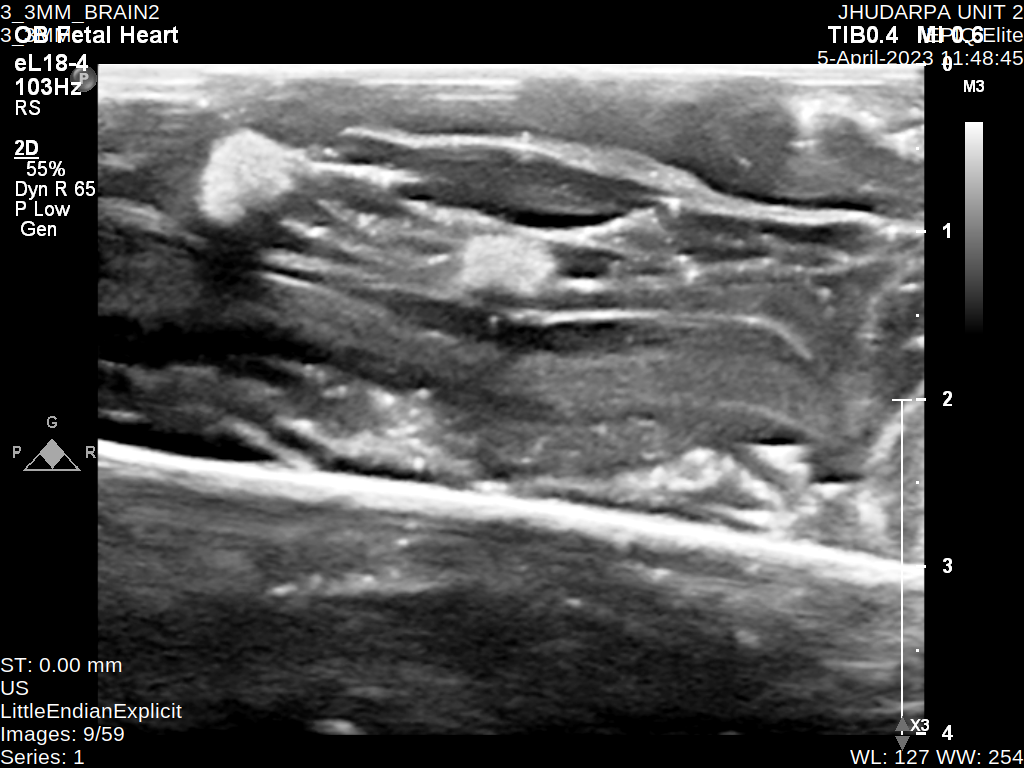
#> input picture CottonBalls/datasets/2_3mm_no_box.png, 1024 x 768 px, found by its file name
$ python bilateral_filter_edge_detection.py
#> lines starting #> are read from the running program, lines starting #| are printed output that depends on the picture; after the words box and inside, x2 and y2 are one past the last pixel; in counts of white or black regions, pixels touching at a corner belong together
#https://www.authentise.com/post/detecting-circular-shapes-using-contours
import cv2

raw_image = cv2.imread(r"C:\Users\jayvi\Desktop\HEPIUS\CottonBalls\Data\threshold_Data\2_3mm_no_box.png")
#> raw_image is the input picture: shape (768, 1024, 3); mean B, G, R 78.2, 78.2, 78.2
cv2.imshow('Original Image', raw_image)
cv2.waitKey(0)

bilateral_filtered_image = cv2.bilateralFilter(raw_image, 5, 175, 175)
cv2.imshow('Bilateral', bilateral_filtered_image)
cv2.waitKey(0)

edge_detected_image = cv2.Canny(bilateral_filtered_image, 200, 250)
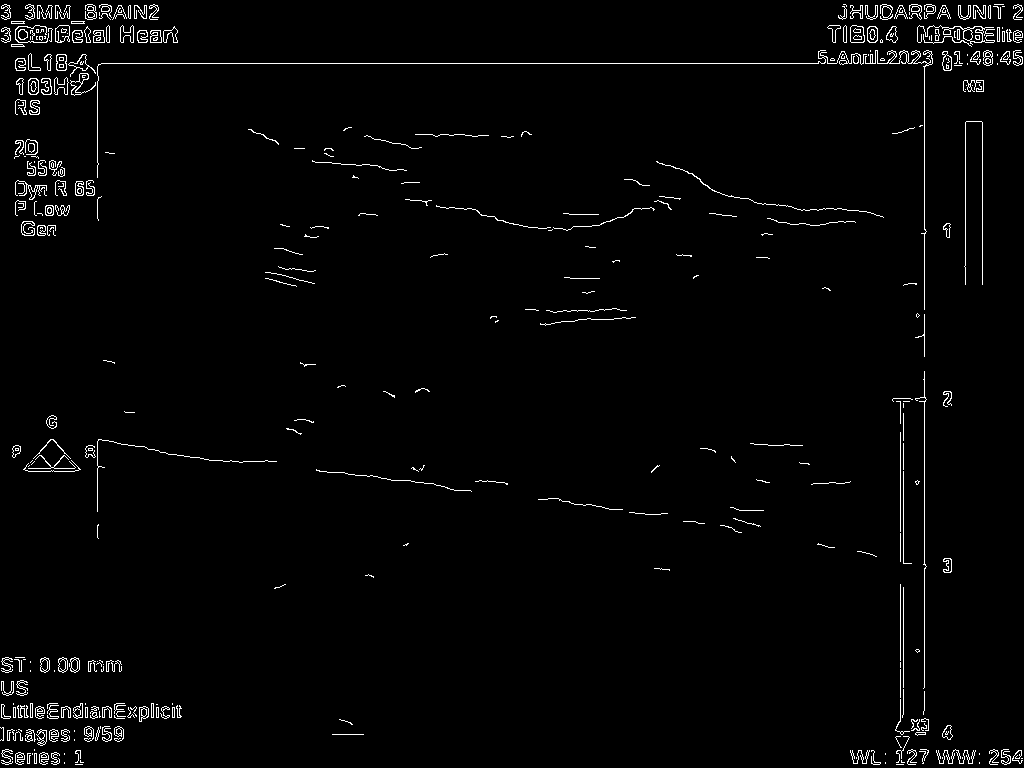
#> edge_detected_image: shape (768, 1024); 2% white in thin lines or dots
cv2.imshow('Edge', edge_detected_image)
cv2.waitKey(0)

contours, hierarchy = cv2.findContours(edge_detected_image, cv2.RETR_TREE, cv2.CHAIN_APPROX_SIMPLE)
#> contours = 646 contours, 455 with area under 20; largest, box (x1, y1, x2, y2) and area: (917, 25, 995, 45) 312, (850, 25, 865, 43) 218, (850, 25, 865, 43) 214, (55, 25, 70, 43) 202, (55, 25, 70, 43) 192

contour_list = []
for contour in contours:
    approx = cv2.approxPolyDP(contour,0.01*cv2.arcLength(contour,True),True)
    area = cv2.contourArea(contour)
    if ((len(approx) > 10) & (len(approx) < 1000) & (area > 30) ):
        contour_list.append(contour)
#> this loop made 646 passes
#> area on passes 28, 34, 40: 29, 37.5, 51
#> after the loop, contour_list = 102 contours; largest, box (x1, y1, x2, y2) and area: (917, 25, 995, 45) 312, (55, 25, 70, 43) 202, (55, 25, 70, 43) 192, (865, 50, 933, 310) 184, (70, 73, 96, 96) 162

cv2.drawContours(raw_image, contour_list,  -1, (255,0,0), 2)
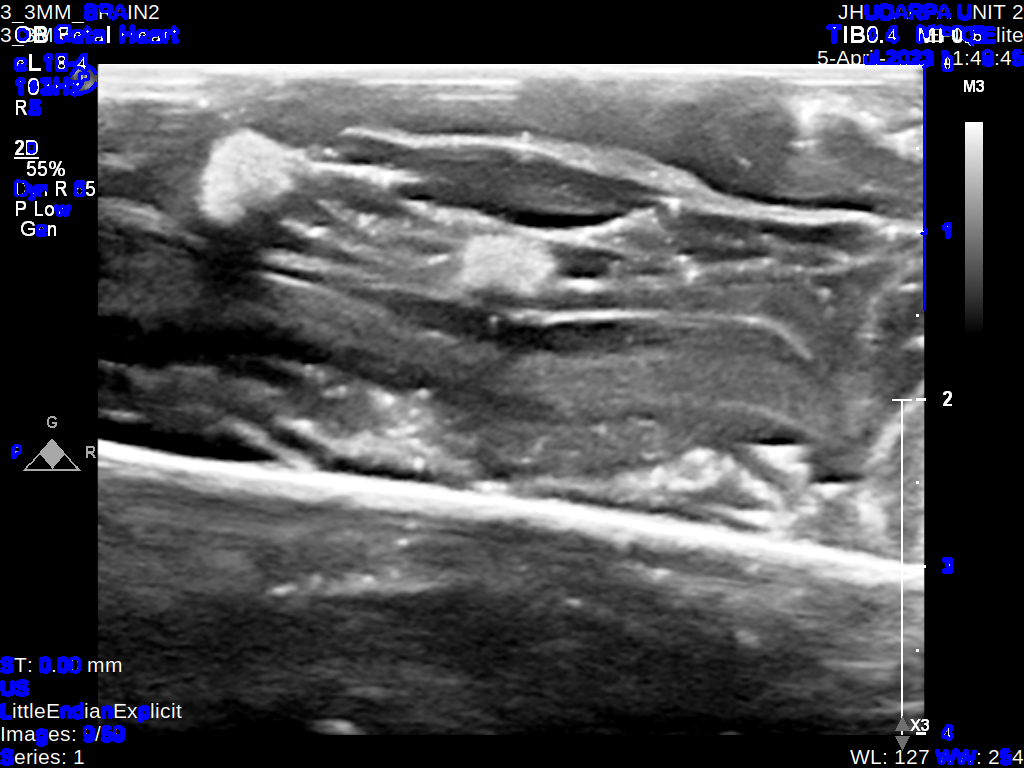
#> raw_image: shape (768, 1024, 3); 1.73% of pixels changed, all inside (x1, y1, x2, y2) = (0, 3, 1024, 766)
cv2.imshow('Objects Detected',raw_image)
cv2.waitKey(0)

$ run again, with CottonBalls/datasets/2_20mm_no_box.png copied over CottonBalls/datasets/2_3mm_no_box.png
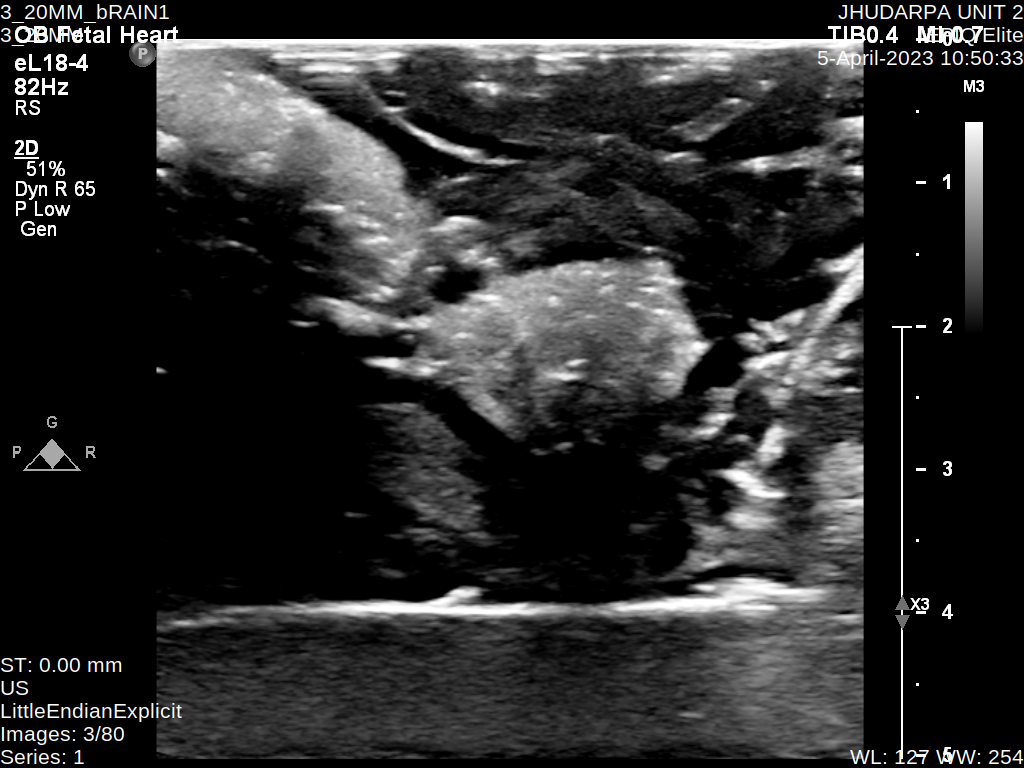
#> input picture CottonBalls/datasets/2_20mm_no_box.png, 1024 x 768 px, found by its file name
#> raw_image is the input picture: shape (768, 1024, 3); mean B, G, R 42.4, 42.4, 42.4
#> `edge_detected_image = cv2.Canny(bilateral_filtered_image, 200, 250)`:
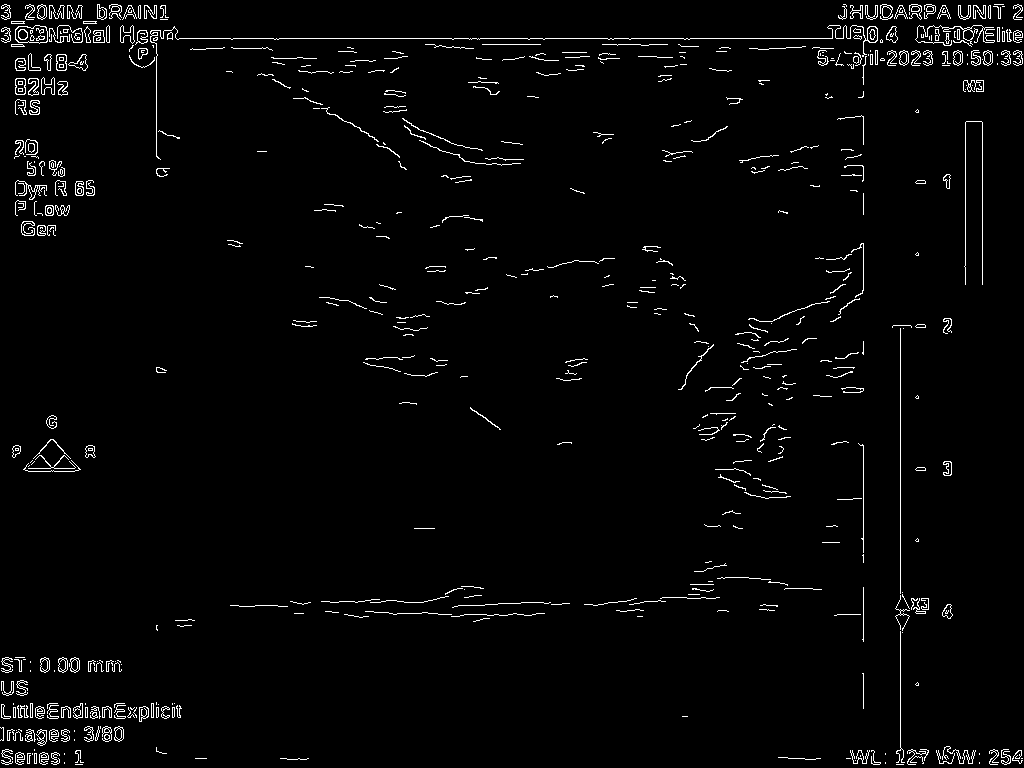
#> edge_detected_image: shape (768, 1024); 2.4% white in thin lines or dots
#> contours = 873 contours, 680 with area under 20; largest, box (x1, y1, x2, y2) and area: (15, 25, 48, 44) 494, (15, 25, 48, 44) 483, (150, 25, 878, 160) 186, (15, 78, 26, 95) 156, (56, 54, 67, 71) 156
#> the loop `for contour in contours:` made 873 passes
#> area on passes 38, 47, 54: 37.5, 40, 34.5
#> after the loop `for contour in contours:`: contour_list = 99 contours; largest, box (x1, y1, x2, y2) and area: (15, 25, 48, 44) 494, (15, 25, 48, 44) 483, (15, 78, 26, 95) 156, (56, 54, 67, 71) 156, (15, 78, 26, 95) 146
#> `cv2.drawContours(raw_image, contour_list,  -1, (255,0,0), 2)`:
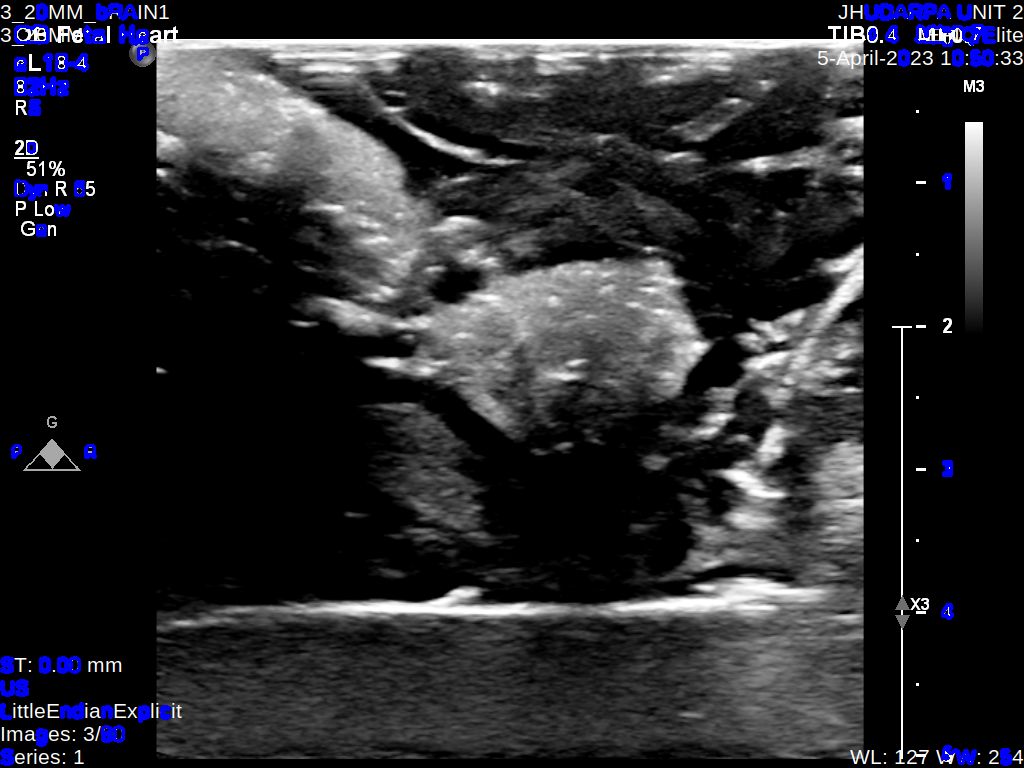
#> raw_image: shape (768, 1024, 3); 1.46% of pixels changed, all inside (x1, y1, x2, y2) = (0, 3, 1012, 766)

$ run again, with CottonBalls/datasets/3_10mm_no_box.png copied over CottonBalls/datasets/2_3mm_no_box.png
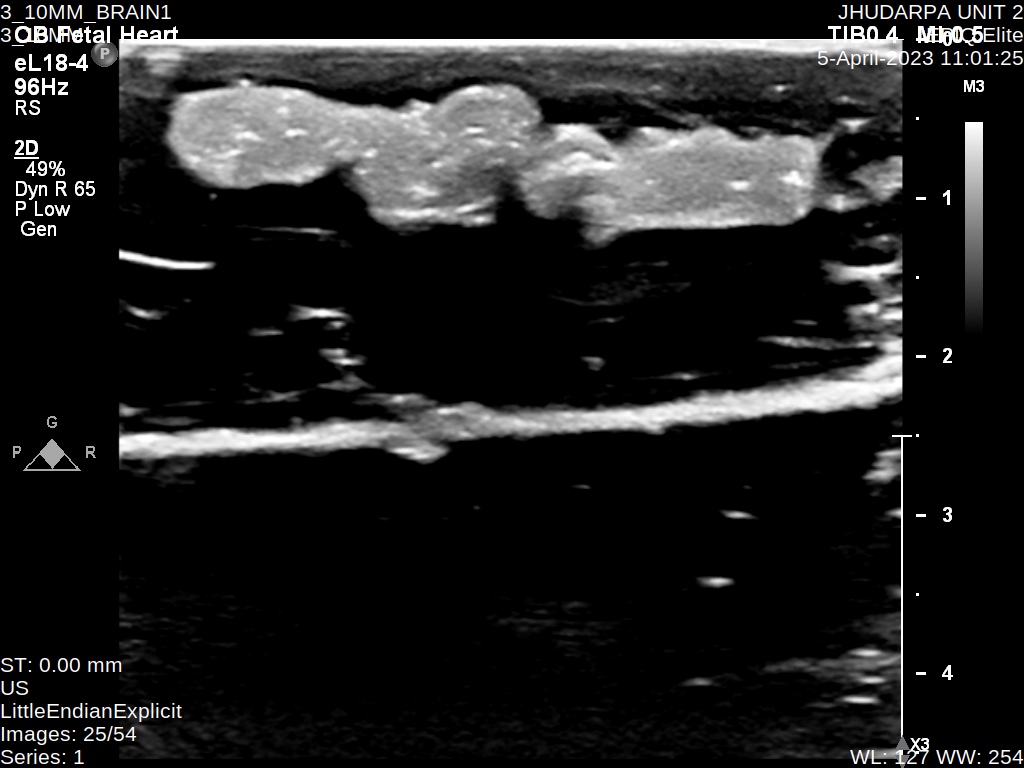
#> input picture CottonBalls/datasets/3_10mm_no_box.png, 1024 x 768 px, found by its file name
#> raw_image is the input picture: shape (768, 1024, 3); mean B, G, R 32.4, 32.4, 32.4
#> `edge_detected_image = cv2.Canny(bilateral_filtered_image, 200, 250)`:
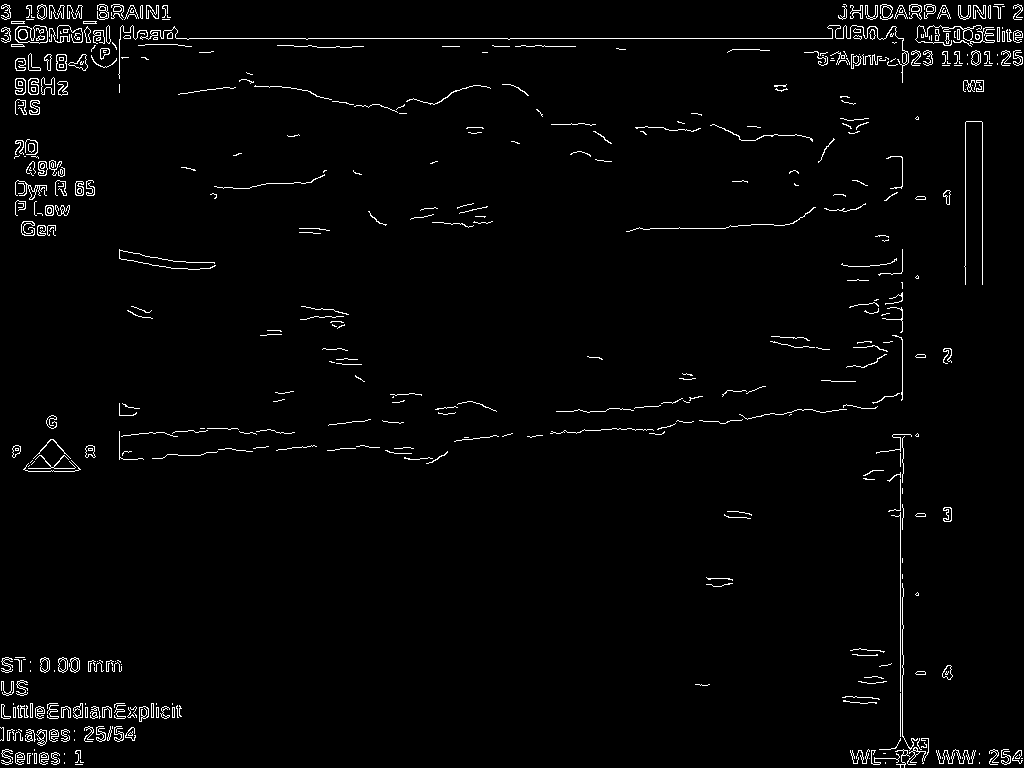
#> edge_detected_image: shape (768, 1024); 2.2% white in thin lines or dots
#> contours = 727 contours, 551 with area under 20; largest, box (x1, y1, x2, y2) and area: (15, 25, 48, 44) 452, (15, 25, 48, 44) 440, (56, 54, 67, 71) 156, (56, 54, 67, 71) 146, (28, 78, 39, 95) 140
#> the loop `for contour in contours:` made 727 passes
#> area on passes 29, 35, 43: 37.5, 51, 25.5
#> after the loop `for contour in contours:`: contour_list = 90 contours; largest, box (x1, y1, x2, y2) and area: (15, 25, 48, 44) 452, (15, 25, 48, 44) 440, (56, 54, 67, 71) 156, (56, 54, 67, 71) 146, (28, 78, 39, 95) 140
#> `cv2.drawContours(raw_image, contour_list,  -1, (255,0,0), 2)`:
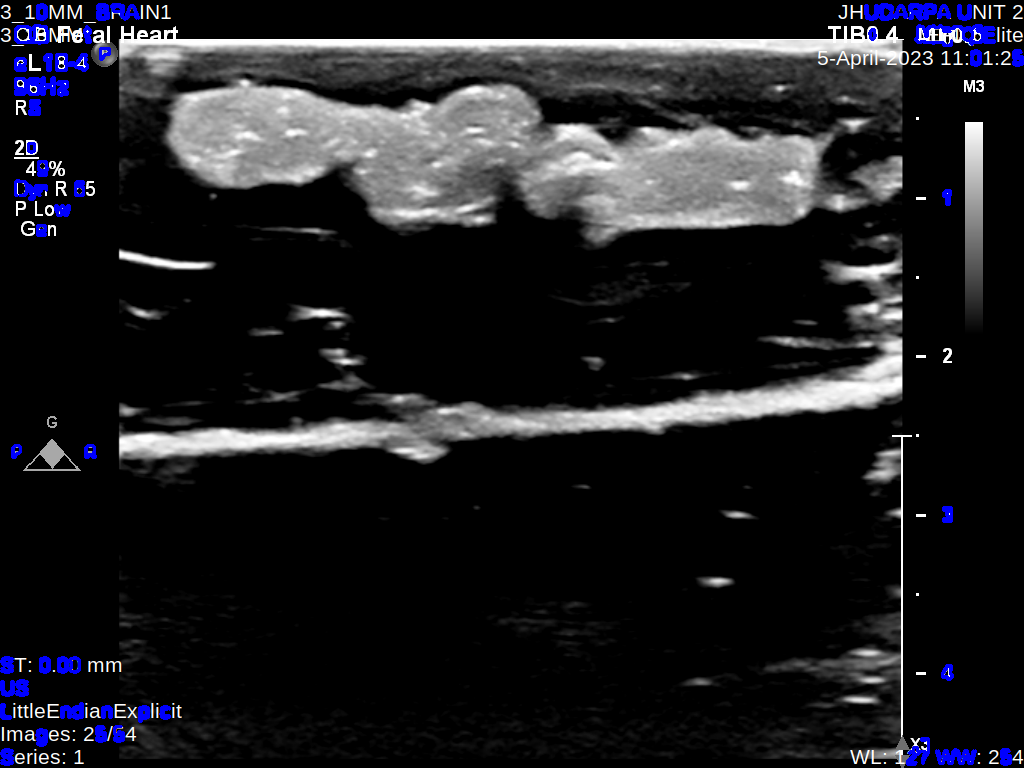
#> raw_image: shape (768, 1024, 3); 1.41% of pixels changed, all inside (x1, y1, x2, y2) = (0, 3, 1024, 766)
